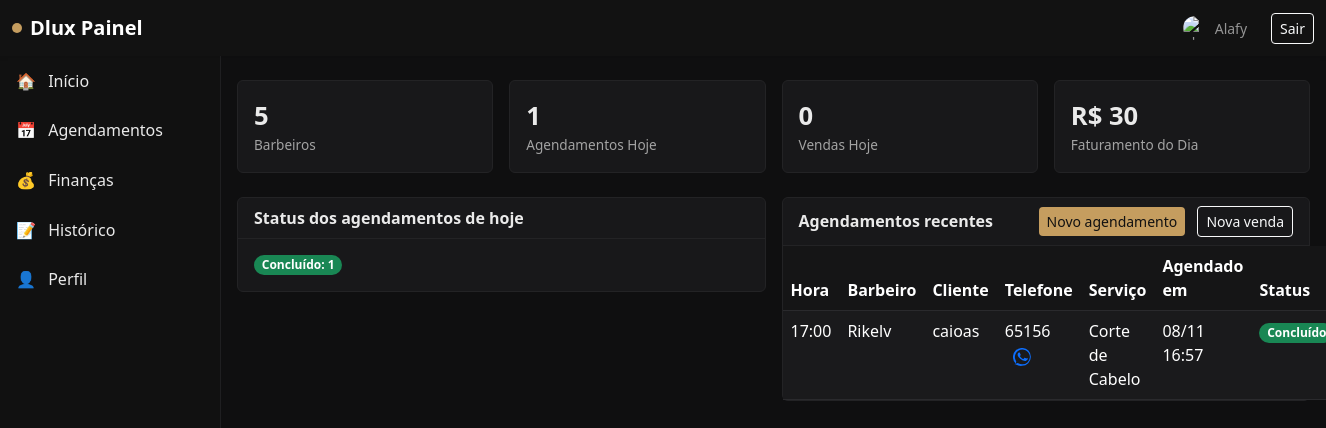
Page /painel/admin/ (signed in) on the earlier database version.
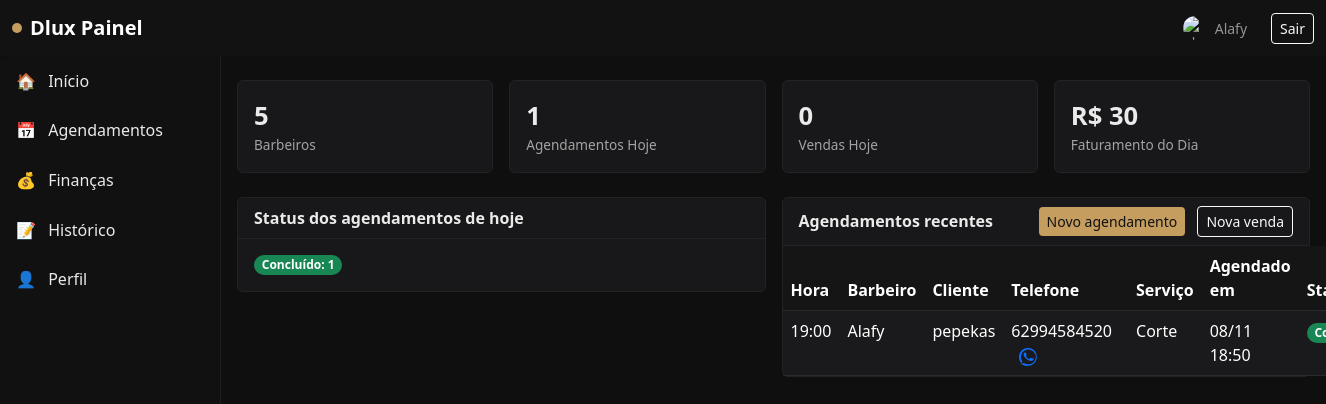
Same page on the later database version.
### appointments/models.py (models this page shows, shortened)
class Appointment(models.Model):
    STATUS_SCHEDULED = 'scheduled'
    STATUS_DONE = 'done'
    STATUS_CANCELLED = 'cancelled'
    STATUS_CHOICES = [
        (STATUS_SCHEDULED, 'Agendado'),
        (STATUS_DONE, 'Finalizado'),
        (STATUS_CANCELLED, 'Cancelado'),
    ]
    barber = models.ForeignKey(User, on_delete=models.CASCADE, limit_choices_to={'role': User.BARBER}, related_name='appointments')
    client_name = models.CharField(max_length=120)
    client_phone = models.CharField(max_length=32)
    service = models.ForeignKey(Service, on_delete=models.PROTECT)
    start_datetime = models.DateTimeField()
    end_datetime = models.DateTimeField()
    status = models.CharField(max_length=12, choices=STATUS_CHOICES, default=STATUS_SCHEDULED)
    notes = models.TextField(blank=True)
    created_at = models.DateTimeField(auto_now_add=True)
    class Meta:
        indexes = [
            models.Index(fields=['barber', 'start_datetime']),
            models.Index(fields=['status']),
        ]

### users/models.py (models this page shows, shortened)
class User(AbstractUser):
    BARBER = 'barber'
    ADMIN = 'admin'
    ROLE_CHOICES = [
        (BARBER, 'Barbeiro'),
        (ADMIN, 'Administrador'),
    ]
    role = models.CharField(max_length=16, choices=ROLE_CHOICES, default=BARBER)
    display_name = models.CharField(max_length=255, blank=True)
    avatar = models.ImageField(upload_to='avatars/', blank=True, null=True)
    phone = models.CharField(max_length=32, blank=True)

### services/models.py (models this page shows, shortened)
class Service(models.Model):
    title = models.CharField(max_length=120)
    price = models.DecimalField(max_digits=8, decimal_places=2)
    duration_minutes = models.PositiveIntegerField(default=30)
    active = models.BooleanField(default=True)

### users/views.py (the view)
# urls.py: path('painel/admin/', dashboard_admin, name='dashboard_admin'),
@login_required
def dashboard_admin(request: HttpRequest):
    now_local = timezone.localtime()
    Appointment.objects.filter(status='scheduled', end_datetime__lte=timezone.now()).update(status='done')
    today_start = now_local.replace(hour=0, minute=0, second=0, microsecond=0)
    today_end = today_start + timezone.timedelta(days=1)
    appts_today = Appointment.objects.filter(
        start_datetime__gte=today_start,
        start_datetime__lt=today_end,
    )
    sales_today = Sale.objects.filter(
        created_at__gte=today_start,
        created_at__lt=today_end,
        status='paid'
    )
    status_breakdown = appts_today.values('status').annotate(c=Count('id'))
    appts_done_today = appts_today.filter(status='done')
    appts_value_today = appts_done_today.aggregate(total=Sum('service__price'))['total'] or 0
    sales_value_today = sales_today.aggregate(total=Sum('amount'))['total'] or 0
    sales_total = (appts_value_today or 0) + (sales_value_today or 0)
    barbers_count = 5
    return render(request, 'dashboard_admin.html', {
        'kpis': {
            'appointments_count': appts_today.count(),
            'sales_count': sales_today.count(),
            'sales_total': sales_total,
            'barbers_count': barbers_count,
        },
        'status_breakdown': status_breakdown,
        'appointments_today': appts_today.order_by('start_datetime')[:10],
    })

### templates/dashboard_admin.html (shortened to what the changed rows need)
{% extends 'base.html' %}
{% block content %}
<div class="row g-3">
  <div class="col-lg-6">
    <div class="card card-panel mb-4">
      <div class="card-body">
        {% if status_breakdown %}
          <div class="d-flex flex-wrap gap-2">
            {% for item in status_breakdown %}
              {% if item.status == 'scheduled' %}
                <span class="badge rounded-pill text-bg-secondary">Agendado: {{ item.c }}</span>
              {% elif item.status == 'done' %}
                <span class="badge rounded-pill bg-success">Concluído: {{ item.c }}</span>
              {% elif item.status == 'cancelled' %}
                <span class="badge rounded-pill bg-danger">Cancelado: {{ item.c }}</span>
              {% elif item.status == 'no_show' %}
                <span class="badge rounded-pill bg-warning text-dark">Faltou: {{ item.c }}</span>
              {% else %}
                <span class="badge rounded-pill badge-accent">{{ item.status }}: {{ item.c }}</span>
              {% endif %}
            {% endfor %}
          </div>
        {% else %}
          <div class="muted">Sem agendamentos hoje.</div>
        {% endif %}
      </div>
    </div>
  </div>
  <div class="col-lg-6">
    <div class="card card-panel mb-4">
      <div class="card-body p-0">
        <table class="table table-dark table-striped mb-0">
          <thead>
            <tr>
              <th style="width: 80px;">Hora</th>
              <th>Barbeiro</th>
              <th>Cliente</th>
              <th>Telefone</th>
              <th>Serviço</th>
              <th style="width: 140px;">Agendado em</th>
              <th style="width: 140px;">Status</th>
            </tr>
          </thead>
          <tbody>
            {% for a in appointments_today %}
            <tr>
              <td>{{ a.start_datetime|date:'H:i' }}</td>
              <td>
                {{ a.barber.display_name|default:a.barber.username }}
              </td>
              <td>{{ a.client_name }}</td>
              <td>
                {{ a.client_phone }}
                {% if a.client_phone %}
                  <a href="https://wa.me/{{ a.client_phone }}" target="_blank" class="ms-2" title="WhatsApp">
                  </a>
                {% endif %}
              </td>
              <td>
                {{ a.service.title }}
              </td>
              <td>{{ a.created_at|date:'d/m H:i' }}</td>
              <td>
                {% if a.status == 'scheduled' %}
                  <span class="badge rounded-pill text-bg-secondary">Agendado</span>
                {% elif a.status == 'done' %}
                  <span class="badge rounded-pill bg-success">Concluído</span>
                {% elif a.status == 'cancelled' %}
                  <span class="badge rounded-pill bg-danger">Cancelado</span>
                {% else %}
                  <span class="badge rounded-pill badge-accent">{{ a.status }}</span>
                {% endif %}
              </td>
            </tr>
            {% empty %}
            <tr>
              <td colspan="7" class="text-center muted">Sem registros.</td>
            </tr>
            {% endfor %}
          </tbody>
        </table>
      </div>
    </div>
  </div>
</div>
{% endblock %}

Differences in the rows shown:
removed Appointment: start_datetime "17:00", barber.display_name "Rikelv", client_name "caioas", client_phone "65156", service "Corte de Cabelo", created_at "08/11 16:57", status "Concluído"
added Appointment: start_datetime "19:00", barber.display_name "Alafy", client_name "pepekas", client_phone "62994584520", service "Corte", created_at "08/11 18:50", status "Concluído"
